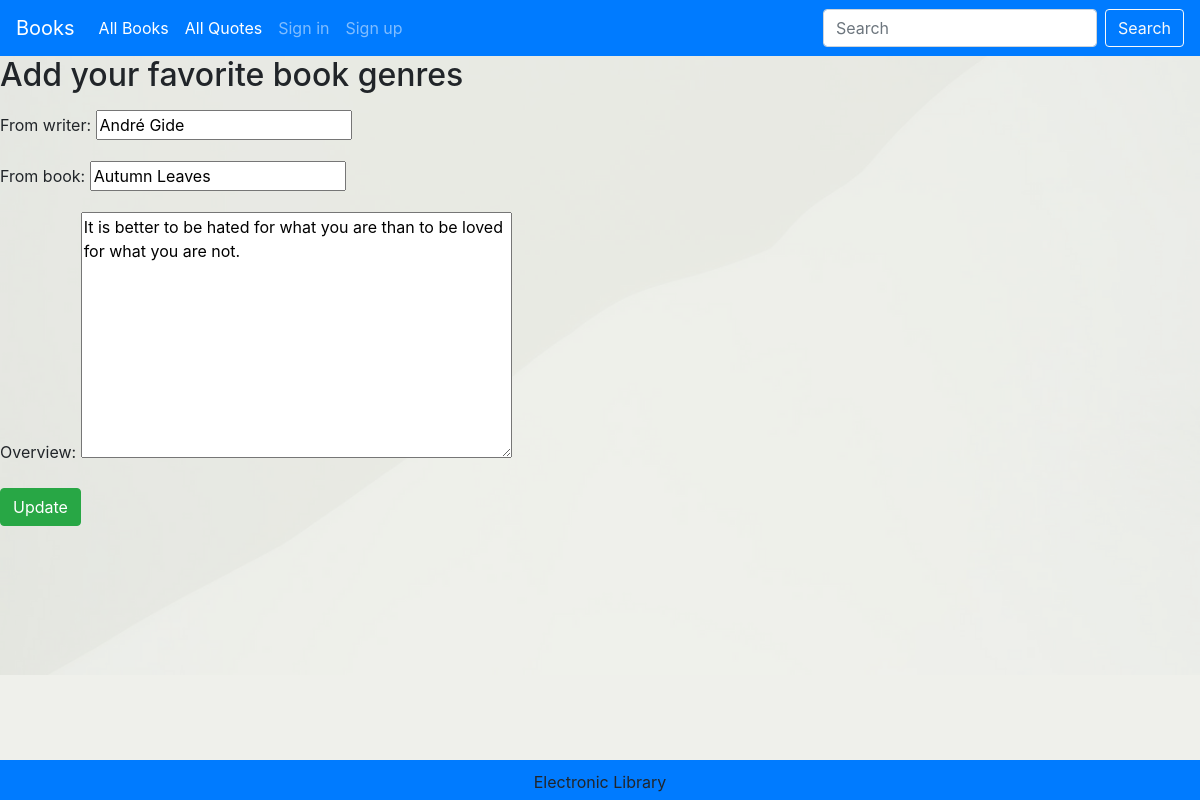
/readers/quote_edit/3/, run on the app's committed database.
### library/models.py (models this page shows, shortened)
class Quote(models.Model):
    owner = models.ForeignKey(User, on_delete=models.CASCADE, related_name='quotes')
    from_writer = models.CharField(max_length=30)
    from_book = models.CharField(max_length=30)
    Overview = models.TextField(max_length=600)
    url_address = models.SlugField(max_length=200, unique=True)
    created = models.DateTimeField(auto_now=True)
    class Meta:
        ordering = ['-created']

### library/reader_views.py (the view)
# urls.py: path('quote_edit/<int:pk>/', QuateListUpdate.as_view(), name='quote_update'),
class QuateListUpdate(UpdateView):
    model = Quote
    fields = ('from_writer','from_book', 'Overview', )
    template_name = 'library/readers/update_quote.html'
    success_url = reverse_lazy('readers:quote_list')

### library/templates/library/readers/update_quote.html
{% extends "base.html" %}
{% block content %}
 <h2 class="mb-3">Add your favorite book genres</h2>
<form class="form-horizontal form-group" method="post">{% csrf_token %}
    {{ form.as_p }}
    <input class="btn btn-success" type="submit" value="Update">
</form>
{% endblock %}

### library/static/css/base.css (style rules this page uses)
body { background: #eff0eb; background-image: url('img/bg.png'); background-size: cover; background-repeat: no-repeat; }

### data on the page
Quote: from_writer "André Gide", from_book "Autumn Leaves", Overview "It is better to be hated for what you are than to be loved for what you are not."
